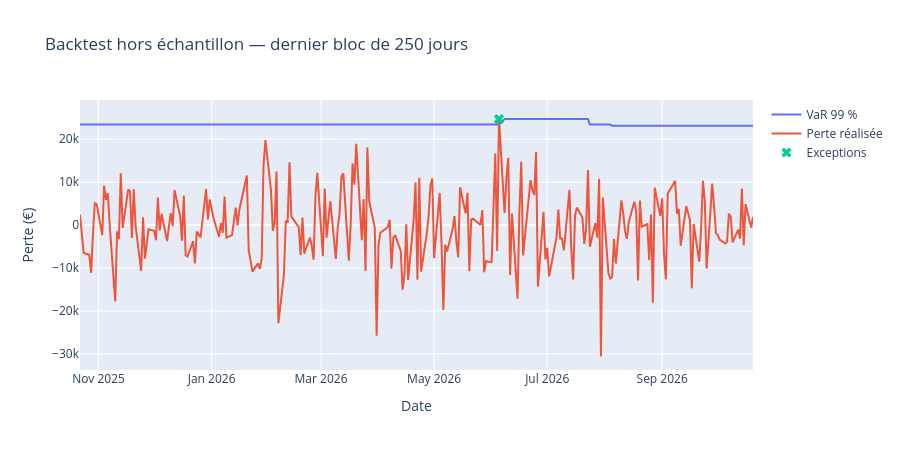

Source (notebook cell):
### Markdown cell above
## 7. Backtesting rolling de la VaR historique à 99 %

### Code cell
backtest, backtest_stats = rolling_historical_backtest(
    p_ret,
    portfolio_value=PORTFOLIO_VALUE,
    lookback=BACKTEST_LOOKBACK,
    confidence=0.99,
    test_days=250,
)
print(pd.Series(backtest_stats))
fig = go.Figure()
fig.add_trace(go.Scatter(x=backtest.index, y=backtest["VaR historique (€)"], mode="lines", name="VaR 99 %"))
fig.add_trace(go.Scatter(x=backtest.index, y=backtest["Perte réalisée (€)"], mode="lines", name="Perte réalisée"))
exceptions = backtest[backtest["Exception"]]
fig.add_trace(go.Scatter(x=exceptions.index, y=exceptions["Perte réalisée (€)"], mode="markers", name="Exceptions", marker={"size": 9, "symbol": "x"}))
fig.update_layout(title="Backtest hors échantillon — dernier bloc de 250 jours", xaxis_title="Date", yaxis_title="Perte (€)", height=450)
fig.show()
backtest.tail(10)

### Figure 1 — Plotly figure (JSON) as saved in the notebook; plotly's stock layout.template omitted (floating-point values rounded to 4 significant figures; data arrays with more than 128 entries replaced by an {"elided": "..."} marker saying what was removed)
{"data": [{"mode": "lines", "name": "VaR 99 %", "type": "scatter", "x": {"elided": "250 str values"}, "y": {"elided": "250 float values"}}, {"mode": "lines", "name": "Perte réalisée", "type": "scatter", "x": {"elided": "250 str values"}, "y": {"elided": "250 float values"}}, {"marker": {"size": 9, "symbol": "x"}, "mode": "markers", "name": "Exceptions", "type": "scatter", "x": ["2026-06-05T00:00:00"], "y": [24680.0]}], "layout": {"height": 450, "title": {"text": "Backtest hors échantillon — dernier bloc de 250 jours"}, "xaxis": {"title": {"text": "Date"}}, "yaxis": {"title": {"text": "Perte (€)"}}}}
